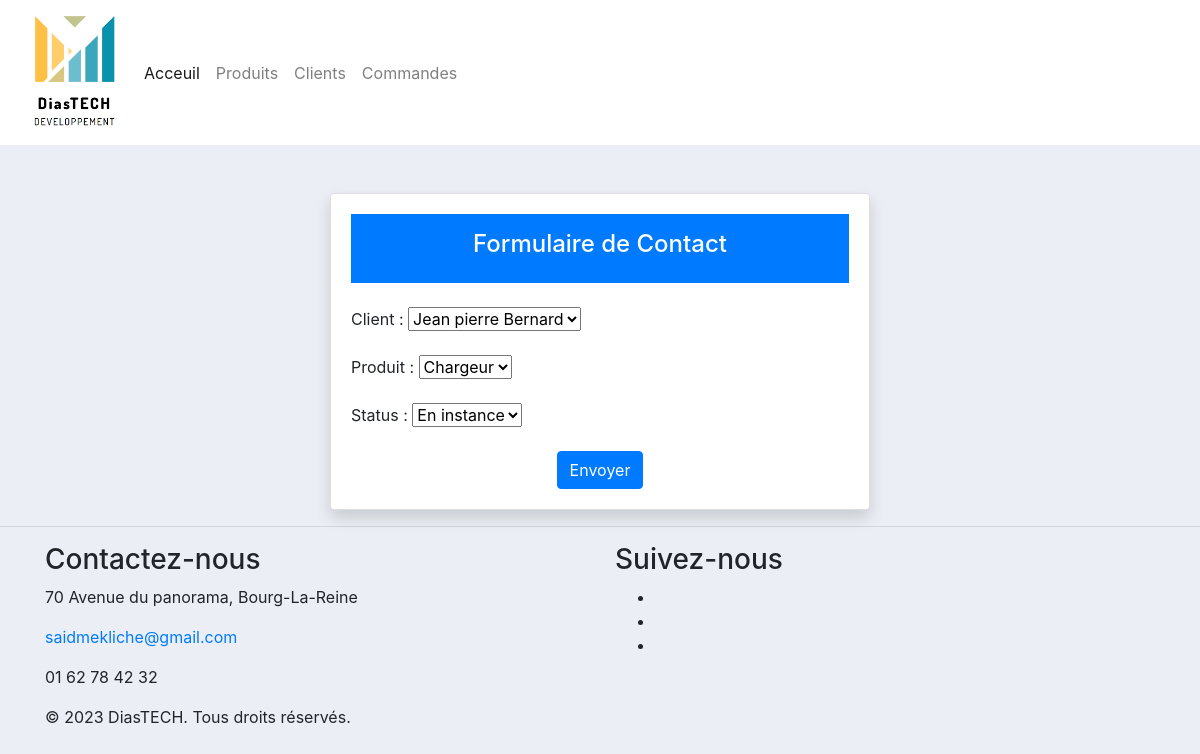
The page /commande/modifier_commande/4 on the database its author committed.
### commande/models.py (models this page shows)
class Commande(models.Model):
    STATUS = (
        ('en_instance', 'En instance'),
        ('non livré', 'non livré'),
        ('livré', 'livré')
    )
    client = models.ForeignKey(Client, null= True, on_delete=models.SET_NULL)
    produit = models.ForeignKey(Produit, null= True, on_delete=models.SET_NULL)
    status = models.CharField(max_length=200, choices=STATUS)
    date_creation = models.DateTimeField(auto_now_add=True)

### commande/views.py (the view)
# urls.py: path('modifier_commande/<str:pk>', views.modifier_commande, name='modifier_commande'),
def modifier_commande(request,pk):
    commande=Commande.objects.get(id=pk)
    form=CommandeForm(instance=commande)
    if request.method=='POST':
        form= CommandeForm(request.POST,instance=commande)
        if form.is_valid():
            form.save()
            return redirect('/')
    context={'form':form}
    return render(request,'commande/ajouter_commande.html',context)

### commande/forms.py
class CommandeForm(ModelForm):
    class Meta:
        model=Commande
        fields='__all__'

### client/models.py (called while the page is built)
    def __str__(self):
        return self.nom

### produit/models.py (called while the page is built)
    def __str__(self):
        return self.nom

### templates/commande/ajouter_commande.html (shortened to what this page needs)
{% extends 'main.html' %}
{% block contenu %}
<div class="container mt-5">
    <div class="row justify-content-center">
        <div class="col-md-6">
            <div class="card shadow">
                <div class="card-body">
                    <div class="text-center p-3 mb-4" style="background-color: #007bff; color: #fff;">
                        <h2 style="font-size: 24px;">Formulaire de Contact</h2>
                    </div>
                    <form action="" method="POST">
                        {{ form.as_p }}
                        <div class="text-center">
                            <button type="submit" class="btn btn-primary">Envoyer</button>
                        </div>
                    </form>
                </div>
            </div>
        </div>
    </div>
</div>
{% endblock %}

### static/css/main.css (style rules this page uses)
body { background-color: #ebeff5; }

### rows shown on the page
Commande: client "Jean pierre Bernard", produit "Chargeur", status "En instance"
